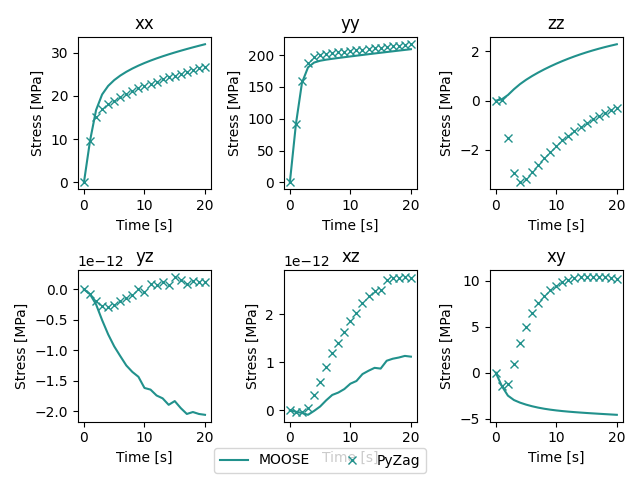

Recreate this plot in Python.
from pathlib import Path
import torch
import neml2
from neml2 import LabeledAxisAccessor as LAA
from pyzag import nonlinear, chunktime
from mt2py.reader.exodus import ExodusReader
from neml2.tensors import Scalar, SR2, Tensor
torch.set_default_dtype(torch.double)
import numpy as np
from matplotlib import pyplot as plt
from mt2py.spatialdata.importsimdata import simdata_to_spatialdata

#Example 2
# Runs a viscoplastic model.
# Note there will be discrepancy with this model as the mesh is coarse. 
# MOOSE NEML2 is evaluated at the Quadrature points, whereas the exdous file has the extrapolated nodal values, based on averaged element values.

# Load in the data.
file = Path('examples/data/ex2_viscoplasticity.e')
exodus_reader = ExodusReader(file)
simdata = exodus_reader.read_all_sim_data()
data = simdata_to_spatialdata(simdata)

#Convert to mandel strain notation (used for NEML2 models)
mandel_strain = data.to_mandel('mechanical_strain')
mandel_stress = data.to_mandel('cauchy_stress')

#Prepare the Pyzag run
nmodel = neml2.reload_model('examples/neml2_models/viscoplastic_model_mod.i', "implicit_rate")

model = neml2.pyzag.NEML2PyzagModel(nmodel)

nchunk = 10 # This dictates the 
nbatch = mandel_strain.data.shape[0]
nstep =  mandel_strain.data.shape[2]

a = torch.tensor(np.swapaxes(np.swapaxes(mandel_strain.data,1,2),0,1))
#Convert to neml2 tensor, indicating batch dimensions
strain  = SR2(a,2)

# Prescribed times
time = Scalar(torch.tensor(np.tile(simdata.time,(nbatch,1)).T))

# Prescribed forces
forces = model.forces_asm.assemble_by_variable(
    {"forces/t": time, "forces/E": strain}
).torch()

# Initial state
initial_state = torch.zeros((nbatch, model.nstate))

solver = nonlinear.RecursiveNonlinearEquationSolver(
    model,
    step_generator=nonlinear.StepGenerator(nchunk),
    predictor=nonlinear.PreviousStepsPredictor(),
    nonlinear_solver=chunktime.ChunkNewtonRaphson(rtol=1.0e-9, atol=1.0e-10)
)

#solver.zero_grad()
res = nonlinear.solve_adjoint(solver, initial_state, nstep, forces)

resp = res.detach().numpy() # have to detach tensor and convert to numpy before plotting

# Diplay 
fig =plt.figure()
ax0 = fig.add_subplot(2,3,1)
ax1 = fig.add_subplot(2,3,2)
ax2 = fig.add_subplot(2,3,3)
ax3 = fig.add_subplot(2,3,4)
ax4 = fig.add_subplot(2,3,5)
ax5 = fig.add_subplot(2,3,6)
axes = [ax0,ax1,ax2,ax3,ax4,ax5]

tensor_components = ['xx','yy','zz','yz','xz','xy']
color = plt.get_cmap('viridis')
points= [0]
for i,ax in enumerate(axes):
    ax.set_xlabel('Time [s]')
    ax.set_ylabel('Stress [MPa]')
    ax.set_title(tensor_components[i])
    for j,p in enumerate(points):
        c,=ax.plot(mandel_stress.data[p,i,:],color=color((j+0.5)/len(points)))
        m,=ax.plot(resp[:,p,i],linestyle='none',marker='x',color=color((j+0.5)/len(points)))
fig.legend([c,m],['MOOSE','PyZag'],ncols=2,loc='lower center')
fig.tight_layout()
fig.savefig('examples/NEML2/ex2_viscoplasticity.png')
